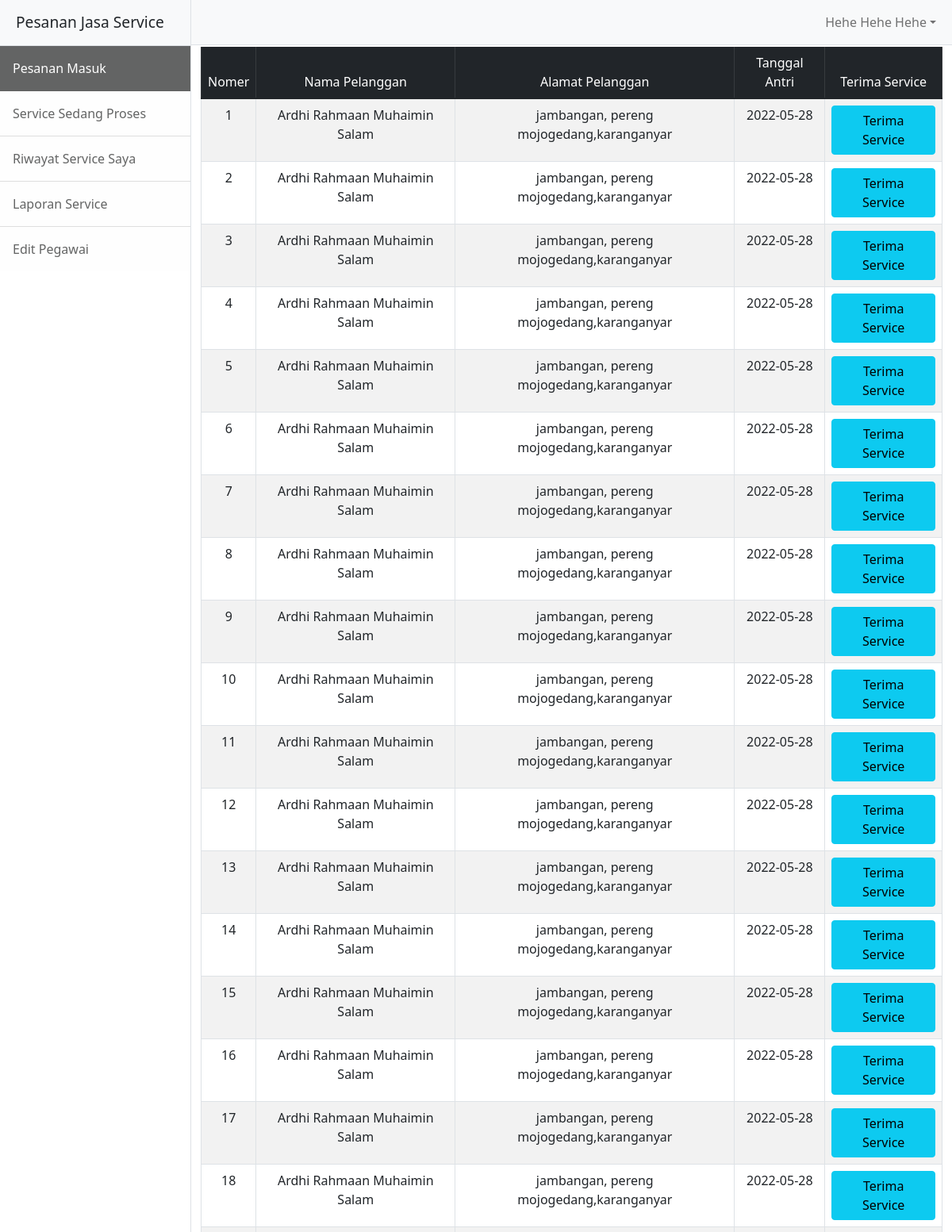
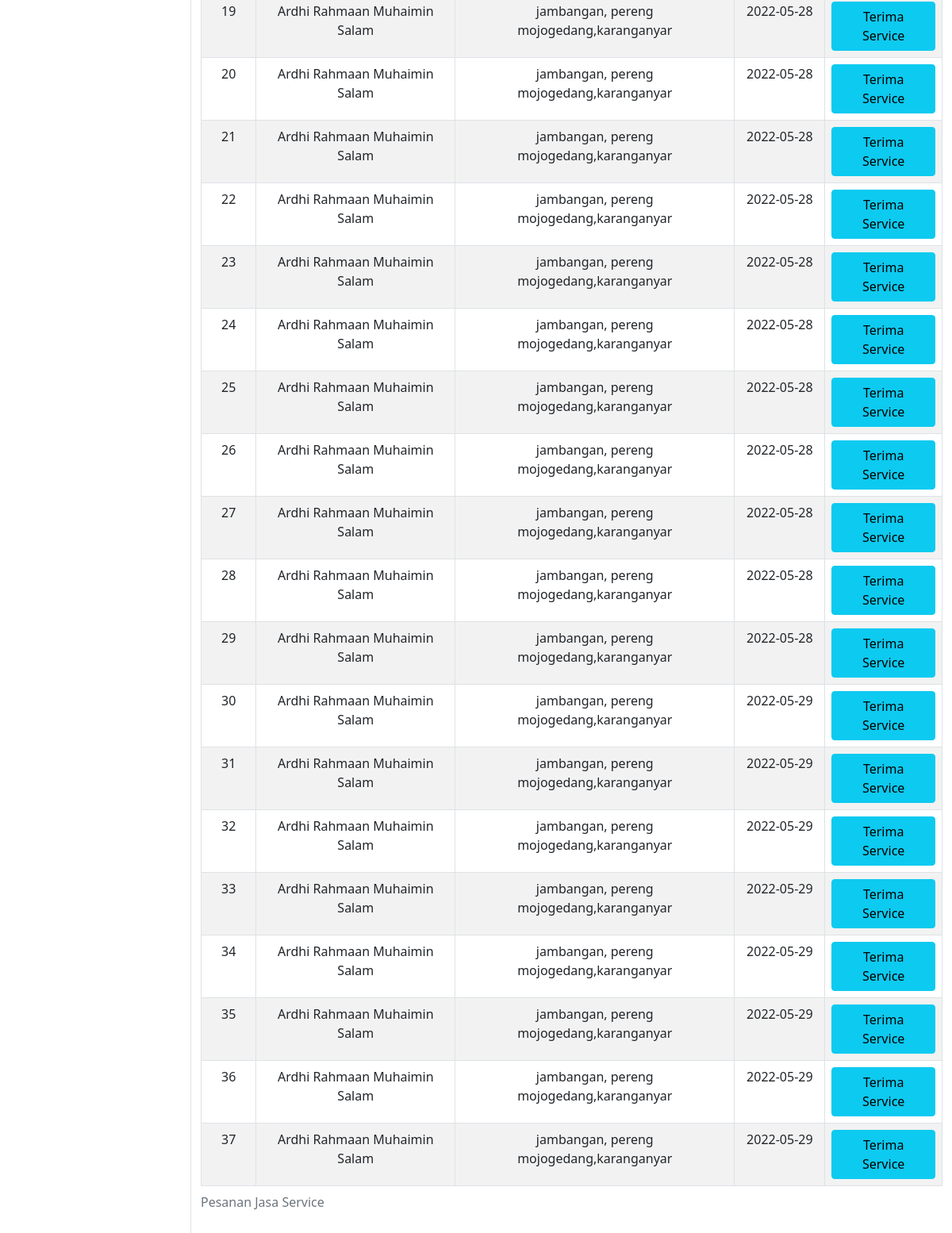
Page /pegawai/dashboardteknisi.php (signed in) on the committed database (2 pictures, top to bottom).
### tables this page shows
CREATE TABLE `antriservice` (
  `id_antrian` int(11) NOT NULL,
  `id_pelanggan` int(11) NOT NULL,
  `tanggal_antri` date NOT NULL,
  `status` enum('masuk','proses') NOT NULL
);

CREATE TABLE `pelanggan` (
  `id_pelanggan` int(11) NOT NULL,
  `nama_pelanggan` varchar(50) NOT NULL,
  `username` varchar(50) NOT NULL,
  `password` varchar(50) NOT NULL,
  `no_telpon_pelanggan` varchar(15) NOT NULL,
  `alamat_pelanggan` text NOT NULL
);

### pegawai/dashboardteknisi.php (the view, shortened to what this page needs)
<?php
if ($_SESSION['role'] === 'teknisi') {
    include '../conn.php';
    $title = "Pesanan Jasa Service";
    $querypesanservice = "SELECT * FROM antriservice JOIN pelanggan ON antriservice.id_pelanggan = pelanggan.id_pelanggan WHERE antriservice.status = 'masuk'";
    $exec = mysqli_query($conn, $querypesanservice);
    $jumlahdata = mysqli_num_rows($exec);
    if ($jumlahdata >= 1) {
        $getAllData = mysqli_fetch_all($exec, MYSQLI_ASSOC);
    } else {
        $pesan = "Tidak Ada Service Hari ini <br> Sabar rezeki sudah ada yang ngatur";
    }
} else {
    header("location:index.php");
}
?>
<?php if ($_SESSION['role'] === 'teknisi') : ?>
    <!DOCTYPE html>
    <html lang="en">
    <head>
        <link href="../assets/css/bootstrap.css" rel="stylesheet" />
    </head>
    <body>
        <div class="d-flex" id="wrapper">
            <div class="border-end bg-white" id="sidebar-wrapper">
                <div class="sidebar-heading border-bottom bg-light"><?= $title ?></div>
                <div class="list-group list-group-flush">
                    <a class="list-group-item list-group-item-action list-group-item-light p-3 <?= ($title === "Pesanan Jasa Service") ? 'active' : ''; ?>" href="dashboardteknisi.php">Pesanan Masuk</a>
                    <a class="list-group-item list-group-item-action list-group-item-light p-3 <?= ($title === "Service Sedang Proses") ? 'active' : ''; ?>" href="serviceberjalanteknisi.php">Service Sedang Proses</a>
                    <a class="list-group-item list-group-item-action list-group-item-light p-3 <?= ($title === "Riwayat Service Saya") ? 'active' : ''; ?>" href="serviceselesaiteknisi.php">Riwayat Service Saya</a>
                    <a class="list-group-item list-group-item-action list-group-item-light p-3 <?= ($title === "Laporan Service") ? 'active' : ''; ?>" href="dashboardadmin.php">Laporan Service</a>
                    <a class="list-group-item list-group-item-action list-group-item-light p-3 <?= ($title === "Update Teknisi") ? 'active' : ''; ?>" href="editteknisi.php">Edit Pegawai</a>
                </div>
            </div>
            <div id="page-content-wrapper">
                <nav class="navbar navbar-expand-sm navbar-light bg-light border-bottom">
                    <div class="container-fluid">
                        <div class="collapse navbar-collapse" id="navbarSupportedContent">
                            <ul class="navbar-nav ms-auto mt-2 mt-lg-0">
                                <li class="nav-item dropdown">
                                    <a class="nav-link dropdown-toggle" id="navbarDropdown" href="#" role="button" data-bs-toggle="dropdown" aria-haspopup="true" aria-expanded="false"><?= $_SESSION['nama_pegawai'] ?></a>
                                </li>
                            </ul>
                        </div>
                    </div>
                </nav>
                <div class="container">
                    <div class="row justify-content-start overflow-auto" style="height: 90vh;">
                        <?php if ($jumlahdata > 0) : ?>
                            <div class="table-responsive ">
                                <table class="table table-bordered table-striped table-hover ">
                                    <caption><?= $title ?></caption>
                                    <thead class="table-dark">
                                        <tr>
                                            <td class="text-center">Nomer</td>
                                            <td class="text-center">Nama Pelanggan</td>
                                            <td class="text-center">Alamat Pelanggan</td>
                                            <td class="text-center">Tanggal Antri</td>
                                            <td class="text-center">Terima Service</td>
                                        </tr>
                                    </thead>
                                    <tbody>
                                        <?php $no = 1; ?>
                                        <?php foreach ($getAllData as $t) : ?>
                                            <tr class="text-dark">
                                                <td class="text-center"><?= $no++ ?></td>
                                                <td class="text-center"><?= $t['nama_pelanggan'] ?></td>
                                                <td class="text-center"><?= $t['alamat_pelanggan'] ?></td>
                                                <td class="text-center"><?= $t['tanggal_antri'] ?></td>
                                                <td class="text-center">
                                                    <a class="btn btn-info" href="prosesservice.php?id=<?= $t['id_antrian'] ?>">Terima Service</a>
                                                </td>
                                            </tr>
                                        <?php endforeach ?>
                                    </tbody>
                                </table>
                            </div>
                        <?php else : ?>
                            <h1> <?= $pesan; ?> </h1>
                        <?php endif ?>
                    </div>
                </div>
            </div>
        </div>
    </body>
    </html>
<?php endif ?>

### rows in the picture
antriservice: id_pelanggan.nama_pelanggan "Ardhi Rahmaan Muhaimin Salam", id_pelanggan.alamat_pelanggan "jambangan, pereng mojogedang,karanganyar", tanggal_antri "2022-05-28"
antriservice: id_pelanggan.nama_pelanggan "Ardhi Rahmaan Muhaimin Salam", id_pelanggan.alamat_pelanggan "jambangan, pereng mojogedang,karanganyar", tanggal_antri "2022-05-28"
antriservice: id_pelanggan.nama_pelanggan "Ardhi Rahmaan Muhaimin Salam", id_pelanggan.alamat_pelanggan "jambangan, pereng mojogedang,karanganyar", tanggal_antri "2022-05-28"
antriservice: id_pelanggan.nama_pelanggan "Ardhi Rahmaan Muhaimin Salam", id_pelanggan.alamat_pelanggan "jambangan, pereng mojogedang,karanganyar", tanggal_antri "2022-05-28"
antriservice: id_pelanggan.nama_pelanggan "Ardhi Rahmaan Muhaimin Salam", id_pelanggan.alamat_pelanggan "jambangan, pereng mojogedang,karanganyar", tanggal_antri "2022-05-28"
antriservice: id_pelanggan.nama_pelanggan "Ardhi Rahmaan Muhaimin Salam", id_pelanggan.alamat_pelanggan "jambangan, pereng mojogedang,karanganyar", tanggal_antri "2022-05-28"
antriservice: id_pelanggan.nama_pelanggan "Ardhi Rahmaan Muhaimin Salam", id_pelanggan.alamat_pelanggan "jambangan, pereng mojogedang,karanganyar", tanggal_antri "2022-05-28"
antriservice: id_pelanggan.nama_pelanggan "Ardhi Rahmaan Muhaimin Salam", id_pelanggan.alamat_pelanggan "jambangan, pereng mojogedang,karanganyar", tanggal_antri "2022-05-28"
antriservice: id_pelanggan.nama_pelanggan "Ardhi Rahmaan Muhaimin Salam", id_pelanggan.alamat_pelanggan "jambangan, pereng mojogedang,karanganyar", tanggal_antri "2022-05-28"
antriservice: id_pelanggan.nama_pelanggan "Ardhi Rahmaan Muhaimin Salam", id_pelanggan.alamat_pelanggan "jambangan, pereng mojogedang,karanganyar", tanggal_antri "2022-05-28"
antriservice: id_pelanggan.nama_pelanggan "Ardhi Rahmaan Muhaimin Salam", id_pelanggan.alamat_pelanggan "jambangan, pereng mojogedang,karanganyar", tanggal_antri "2022-05-28"
antriservice: id_pelanggan.nama_pelanggan "Ardhi Rahmaan Muhaimin Salam", id_pelanggan.alamat_pelanggan "jambangan, pereng mojogedang,karanganyar", tanggal_antri "2022-05-28"
antriservice: id_pelanggan.nama_pelanggan "Ardhi Rahmaan Muhaimin Salam", id_pelanggan.alamat_pelanggan "jambangan, pereng mojogedang,karanganyar", tanggal_antri "2022-05-28"
antriservice: id_pelanggan.nama_pelanggan "Ardhi Rahmaan Muhaimin Salam", id_pelanggan.alamat_pelanggan "jambangan, pereng mojogedang,karanganyar", tanggal_antri "2022-05-28"
antriservice: id_pelanggan.nama_pelanggan "Ardhi Rahmaan Muhaimin Salam", id_pelanggan.alamat_pelanggan "jambangan, pereng mojogedang,karanganyar", tanggal_antri "2022-05-28"
antriservice: id_pelanggan.nama_pelanggan "Ardhi Rahmaan Muhaimin Salam", id_pelanggan.alamat_pelanggan "jambangan, pereng mojogedang,karanganyar", tanggal_antri "2022-05-28"
antriservice: id_pelanggan.nama_pelanggan "Ardhi Rahmaan Muhaimin Salam", id_pelanggan.alamat_pelanggan "jambangan, pereng mojogedang,karanganyar", tanggal_antri "2022-05-28"
antriservice: id_pelanggan.nama_pelanggan "Ardhi Rahmaan Muhaimin Salam", id_pelanggan.alamat_pelanggan "jambangan, pereng mojogedang,karanganyar", tanggal_antri "2022-05-28"
antriservice: id_pelanggan.nama_pelanggan "Ardhi Rahmaan Muhaimin Salam", id_pelanggan.alamat_pelanggan "jambangan, pereng mojogedang,karanganyar", tanggal_antri "2022-05-28"
antriservice: id_pelanggan.nama_pelanggan "Ardhi Rahmaan Muhaimin Salam", id_pelanggan.alamat_pelanggan "jambangan, pereng mojogedang,karanganyar", tanggal_antri "2022-05-28"
antriservice: id_pelanggan.nama_pelanggan "Ardhi Rahmaan Muhaimin Salam", id_pelanggan.alamat_pelanggan "jambangan, pereng mojogedang,karanganyar", tanggal_antri "2022-05-28"
antriservice: id_pelanggan.nama_pelanggan "Ardhi Rahmaan Muhaimin Salam", id_pelanggan.alamat_pelanggan "jambangan, pereng mojogedang,karanganyar", tanggal_antri "2022-05-28"
antriservice: id_pelanggan.nama_pelanggan "Ardhi Rahmaan Muhaimin Salam", id_pelanggan.alamat_pelanggan "jambangan, pereng mojogedang,karanganyar", tanggal_antri "2022-05-28"
antriservice: id_pelanggan.nama_pelanggan "Ardhi Rahmaan Muhaimin Salam", id_pelanggan.alamat_pelanggan "jambangan, pereng mojogedang,karanganyar", tanggal_antri "2022-05-28"
antriservice: id_pelanggan.nama_pelanggan "Ardhi Rahmaan Muhaimin Salam", id_pelanggan.alamat_pelanggan "jambangan, pereng mojogedang,karanganyar", tanggal_antri "2022-05-28"
antriservice: id_pelanggan.nama_pelanggan "Ardhi Rahmaan Muhaimin Salam", id_pelanggan.alamat_pelanggan "jambangan, pereng mojogedang,karanganyar", tanggal_antri "2022-05-28"
antriservice: id_pelanggan.nama_pelanggan "Ardhi Rahmaan Muhaimin Salam", id_pelanggan.alamat_pelanggan "jambangan, pereng mojogedang,karanganyar", tanggal_antri "2022-05-28"
antriservice: id_pelanggan.nama_pelanggan "Ardhi Rahmaan Muhaimin Salam", id_pelanggan.alamat_pelanggan "jambangan, pereng mojogedang,karanganyar", tanggal_antri "2022-05-28"
antriservice: id_pelanggan.nama_pelanggan "Ardhi Rahmaan Muhaimin Salam", id_pelanggan.alamat_pelanggan "jambangan, pereng mojogedang,karanganyar", tanggal_antri "2022-05-28"
antriservice: id_pelanggan.nama_pelanggan "Ardhi Rahmaan Muhaimin Salam", id_pelanggan.alamat_pelanggan "jambangan, pereng mojogedang,karanganyar", tanggal_antri "2022-05-29"
antriservice: id_pelanggan.nama_pelanggan "Ardhi Rahmaan Muhaimin Salam", id_pelanggan.alamat_pelanggan "jambangan, pereng mojogedang,karanganyar", tanggal_antri "2022-05-29"
antriservice: id_pelanggan.nama_pelanggan "Ardhi Rahmaan Muhaimin Salam", id_pelanggan.alamat_pelanggan "jambangan, pereng mojogedang,karanganyar", tanggal_antri "2022-05-29"
antriservice: id_pelanggan.nama_pelanggan "Ardhi Rahmaan Muhaimin Salam", id_pelanggan.alamat_pelanggan "jambangan, pereng mojogedang,karanganyar", tanggal_antri "2022-05-29"
antriservice: id_pelanggan.nama_pelanggan "Ardhi Rahmaan Muhaimin Salam", id_pelanggan.alamat_pelanggan "jambangan, pereng mojogedang,karanganyar", tanggal_antri "2022-05-29"
antriservice: id_pelanggan.nama_pelanggan "Ardhi Rahmaan Muhaimin Salam", id_pelanggan.alamat_pelanggan "jambangan, pereng mojogedang,karanganyar", tanggal_antri "2022-05-29"
antriservice: id_pelanggan.nama_pelanggan "Ardhi Rahmaan Muhaimin Salam", id_pelanggan.alamat_pelanggan "jambangan, pereng mojogedang,karanganyar", tanggal_antri "2022-05-29"
antriservice: id_pelanggan.nama_pelanggan "Ardhi Rahmaan Muhaimin Salam", id_pelanggan.alamat_pelanggan "jambangan, pereng mojogedang,karanganyar", tanggal_antri "2022-05-29"

### other values in the picture
$title "Pesanan Jasa Service"
$_SESSION['nama_pegawai'] "Hehe Hehe Hehe"
